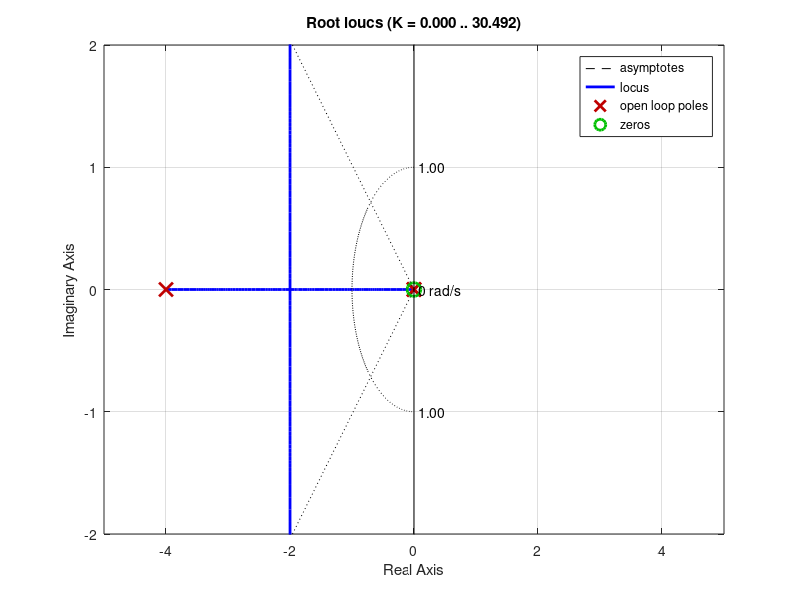
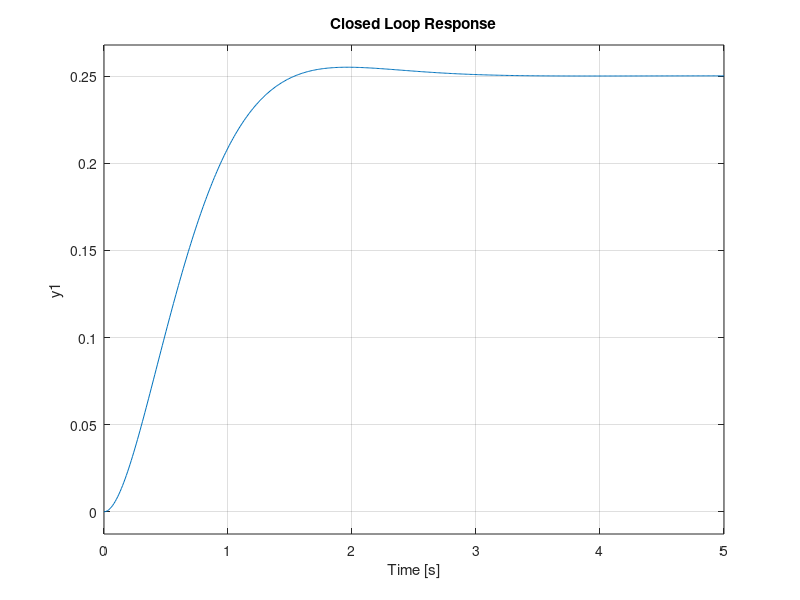

These charts were generated, in order, by the following MATLAB code: (Note: this script raises an error after producing the figures.)
m = 0.0027;
R = 0.02;
g = -9.8;
L = 0.342;
d = 0.064123;
J = 4.32e-7;
s = tf('s');
P_ball = -m*g*d/L/(J/R^2+m)/s^2;

% Plot pole-zero map and step response of the open-loop system
%pzmap(P_ball);
%step(P_ball);

% Lead compensator design (adjust zero and pole based on new dominant poles)
z0 = 0.001;  % Zero of the lead compensator
p0 = 4;  % Pole of the lead compensator
C = tf([1 z0], [1 p0]);  % Lead compensator transfer function

% Plot the root locus of the compensated system
figure;
rlocus(C*P_ball);
sgrid(0.7, 1.0);  % Damping ratio and natural frequency
axis([-5 5 -2 2]); % Set axis limits for better visualization


k=5;
% Closed-loop system with compensator and gain
sys_cl = feedback(k*C*P_ball, 1);  % Closed-loop system

% Time vector for step response
t = 0:0.01:5;

% Plot the step response of the closed-loop system
figure;
step(0.25*sys_cl, t);
grid on;
title("Closed Loop Response");

% Get step response performance metrics
info = stepinfo(sys_cl);
fprintf('Maximum overshoot time : %.2f %%\n', info.Overshoot);
fprintf('Settling time : %.4f seconds\n', info.SettlingTime);
